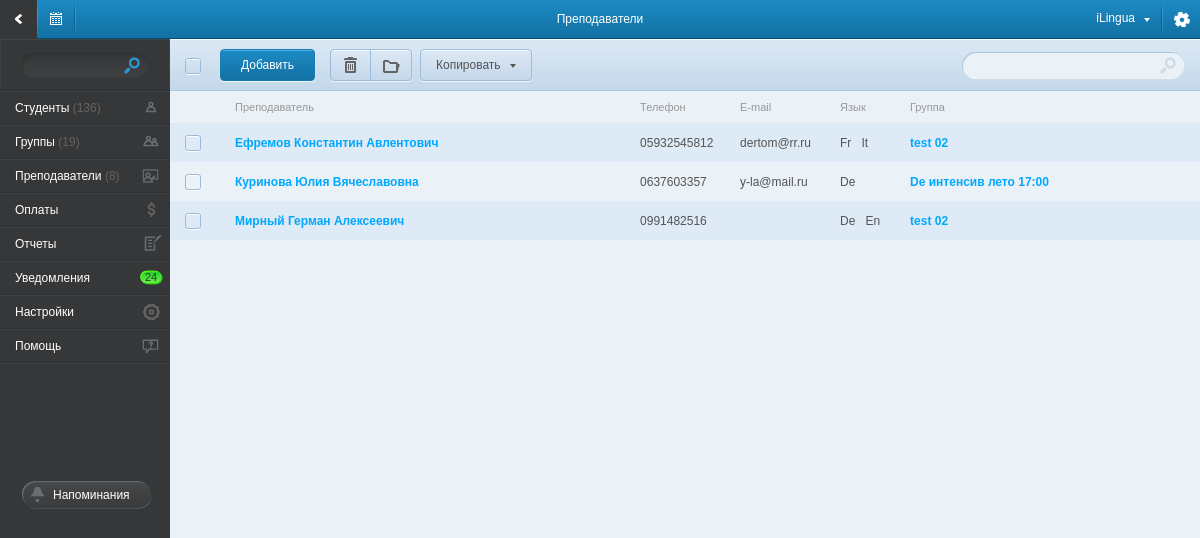
Screenshot of /teachers/ with the database file from the repository.
### tables this page shows
CREATE TABLE IF NOT EXISTS `users` (
  `id` mediumint(8) unsigned NOT NULL auto_increment,
  `ip_address` int(10) unsigned NOT NULL,
  `username` varchar(100) NOT NULL,
  `password` varchar(40) NOT NULL,
  `salt` varchar(40) default NULL,
  `email` varchar(100) NOT NULL,
  `activation_code` varchar(40) default NULL,
  `forgotten_password_code` varchar(40) default NULL,
  `remember_code` varchar(40) default NULL,
  `created_on` int(11) unsigned NOT NULL,
  `last_login` int(11) unsigned default NULL,
  `active` tinyint(1) unsigned default NULL,
  `fio` varchar(255) default NULL,
  `fio_name` varchar(100) NOT NULL,
  `fio_sname` varchar(100) NOT NULL,
  `fio_mname` varchar(100) NOT NULL,
  `name` varchar(150) NOT NULL default 'Антон',
  `company` varchar(100) default NULL,
  `phone` varchar(20) default NULL,
  `address` varchar(200) NOT NULL,
  `comment` varchar(255) NOT NULL,
  PRIMARY KEY  (`id`)
);

### application/controllers/main.php (called while the page is built, shortened)
<?php if ( ! defined('BASEPATH')) exit('No direct script access allowed');
class main extends CI_Controller{
    function __construct() {
        $this->load->database();
        $this->load->model('list_model',    'list');
        $this->load->model('student_model', 'student');
        $this->load->model('group_model',   'group');
        $this->load->model('payment_model', 'payment');
        $this->load->model('teacher_model', 'teacher');
        $this->load->model('schedule_model','schedule');
        $this->load->helper('valid_data');
        $this->load->helper('date_convert');
        $this->load->helper('student');
        $this->load->helper('other');
    }
    function teachers(){
        $tch_data['teachers_list'] = $this->teacher->get_teachers();
        $main_data_ar['title']          = 'Преподаватели';
        $main_data_ar['left_menu']      = $this->load->view('component/left_menu_view', '', TRUE);
        $main_data_ar['right_content']  = $this->load->view('page/teachers_view', $tch_data, TRUE);
        $this->load->view('main_view', $main_data_ar );
    }
}

### index.php (called while the page is built, shortened)
<?php
require_once BASEPATH.'core/CodeIgniter.php';

### application/models/teacher_model.php (called while the page is built, shortened)
<?php if ( ! defined('BASEPATH')) exit('No direct script access allowed');
class teacher_model extends CI_Model{
    function get_teachers(){
        $query = $this->db->query(" SELECT
                                        users.id, users.fio, users.email, users.phone,
                                        lang.short_name AS 'lang_name', lang.id AS 'lang_id',
                                        school_groups.id AS 'group_id', school_groups.name AS 'group_name'
                                    FROM `users`, `groups`, `users_groups`, `lang`, `teacher_lang`, `school_groups`, `school_groups_users`
                                    WHERE
                                        groups.name             = 'teachers'
                                        AND
                                        users_groups.group_id   = groups.id
                                        AND
                                        users_groups.user_id    = users.id
                                        AND
                                        lang.id                 = teacher_lang.lang_id
                                        AND
                                        teacher_lang.user_id    = users.id
                                        AND
                                        school_groups.id        = school_groups_users.school_groups_id
                                        AND
                                        school_groups_users.users_id = users.id
                                     ORDER BY users.fio ASC
                                  ");
        $result_ar = array();
        foreach( $query->result_array() as $row ){
            foreach( $row as $key => $val ){
                if( $key == 'lang_name')
                    $result_ar[$row['id']][$key][$row['lang_id']] = $val;
                elseif( $key == 'group_name' ){
                    $result_ar[$row['id']][$key][$row['group_id']] = $val;
                }
                else
                    $result_ar[$row['id']][$key] = $val;
            }
        }
        return $result_ar;
    }
}

### application/views/page/teachers_view.php (the view, shortened to what this page needs)
<div id="right_content">
    <div id="content_top_block">
        <div id="group_top_block">
            <div id="check_all_block">
            </div>
            <a href="/add_teacher/" class="top_left_btn_action" style="left:50px;">Добавить</a>
            <a href="#" class="top_left_btn top_left_btn_left top_left_btn_del"        style="left:160px;"
               onclick="send_post(  {   id: '1',
                   action: 'del'
               },
               '/action/student/del_student/',
               {title:'Выполняется удаление студента', content:'loader'} )">
                <div></div>
            </a>
            <a href="#" class="top_left_btn top_left_btn_right top_left_btn_catalog"   style="left:200px;"
               onclick="send_post(  {   id: '1',
               action: 'del'
           },
           '/action/student/del_student/',
           {title:'Выполняется удаление студента', content:'loader'} )">
                <div></div>
            </a>
            <a href="javascript:void(0)" class="top_left_btn top_left_btn_list show_slide_list" style="left:250px; width: 95px; position:relative;">
                <div>Копировать</div>
            </a>
            <div class="filter_group_top">
                <input type="text" name="group_filter" id="group_filter" />
            </div>
        </div>
    </div>
    <table class="group_tbl student_tdl">
        <tr class="group_first_tr">
            <td style="width: 35px;"></td>
            <td style="width: 30px;"></td>
            <td>Преподаватель</td>
            <td style="width: 100px;">Телефон</td>
            <td style="width: 100px;">E-mail</td>
            <td style="width: 70px;">Язык</td>
            <td>Группа</td>
        </tr>
        <?
        if ($teachers_list != NULL):
            foreach ($teachers_list as $teacher_ar):
                ?>
                <tr>
                    <td>
                    </td>
                    <td></td>
                    <td><a href="/teacher_cart/<?= $teacher_ar['id'] ?>/"><?= $teacher_ar['fio'] ?></a></td>
                    <td><?= $teacher_ar['phone'] ?></td>
                    <td><?= $teacher_ar['email'] ?></td>
                    <td>
                        <?
                            if (isset($teacher_ar['lang_name'])) {
                                foreach ($teacher_ar['lang_name'] as $lang_name) {
                                    echo $lang_name . '&nbsp;&nbsp;&nbsp;';
                                }
                            }
                        ?>
                    </td>
                    <td>
                        <?
                            if (isset($teacher_ar['group_name'])):
                                foreach ($teacher_ar['group_name'] as $key => $group_name):
                                    if($group_name != 'Индивидуал'):
                        ?>
                        <a href="/group_cart/<?=$key?>/" title="<?=$group_name?>"><?=$group_name?></a>&nbsp;&nbsp;
                        <?
                                    endif;
                                endforeach;
                            endif;
                        ?>
                    </td>
                </tr>
                <?
            endforeach;
        else:
            ?>
            <tr>
                <td colspan="8" style="text-align: center;"> В данной категории нет записей </td>
            </tr>
        <? endif; ?>
    </table>
</div>

### css/main.css (style rules this page uses)
body { font-family: Arial,Helvetica,Garuda,sans-serif; font-size: 12px; background-color: #b0b7ba; }
#left_menu, #right_content { display: table-cell; }
#right_content { vertical-align: top; }
#content_top_block { background-image: url('/img/bg_center_top_block.png'); height: 52px; position: relative; }
#group_top_block { height: 52px; position: relative; }
#group_top_block div { position: absolute; }
#check_all_block, #check_all_star { width: 20px; height: 20px; left: 0px; top: 18px; }
a.top_left_btn { display: block; position: absolute; width:40px; height: 30px; top: 10px; background-image: url(/img/btn_top_left.png); border: #9abbda solid 1px; border-radius: 4px; box-shadow: 0px 1px 1px #f1f6fa; }
a.top_left_btn_left { border-radius: 4px 0px 0px 4px; }
a.top_left_btn_right { border-radius: 0px 4px 4px 0px; }
a.top_left_btn div { width: inherit; height:inherit; background-image: url(/img/top_pic.png); background-repeat: no-repeat; }
a.top_left_btn_del div { background-position: -37px -58px; }
a.top_left_btn_catalog div { background-position: -4px -58px; }
a.top_left_btn_list { padding-left: 15px; }
a.top_left_btn_list div { background-image: url(/img/top_list_row.png); background-position: right 14px; line-height: 30px; color:#545454; }
a.top_left_btn_action { display: inline-block; position: absolute; top: 10px; height: 30px; line-height: 30px; padding: 0px 20px; color: #fff; background-image: url(/img/btn_top_left_action.png); border: #177cb1 solid 1px; border-radius: 4px; box-shadow: 0px 1px 1px #f1f6fa; }
.filter_group_top { background-image: url('/img/filter_group_top.png'); width: 224px; height: 29px; right: 15px; top: 12px; }
.filter_group_top input { position: absolute; width: 180px; height: 16px; left:10px; top: 6px; background: none; border: none; color:#a1a1a1; }
.group_tbl, .memo_tbl { width: 100%; border-collapse: collapse; }
.group_tbl .group_first_tr, .memo_tbl .group_first_tr { color: #999999 !important; background-image: none !important; }
.group_tbl .group_first_tr td, .memo_tbl .group_first_tr td { height: auto !important; line-height: normal !important; padding: 10px 0px 10px 0px; font-size: 11px; font-weight: normal !important; color: #999999 !important; }
.group_tbl td, .memo_tbl td { height: 39px; vertical-align: middle; color: #545454; }
.group_tbl td a, .memo_tbl td a { color: #00a8ff; text-decoration: none; font-weight: bold; }
a { font-size: 12px; color: #00a8ff; text-decoration: none; font-weight: normal; }

### rows the page displays
users: fio "Ефремов Константин Авлентович", phone "05932545812", email "dertom@rr.ru", lang_name "Fr", lang_name "It", group_name "test 02"
users: fio "Куринова Юлия Вячеславовна", phone "0637603357", email "y-la@mail.ru", lang_name "De", group_name "De интенсив лето 17:00"
users: fio "Мирный Герман Алексеевич", phone "0991482516", lang_name "De", lang_name "En", group_name "test 02"

### other values shown
$title "Преподаватели"
